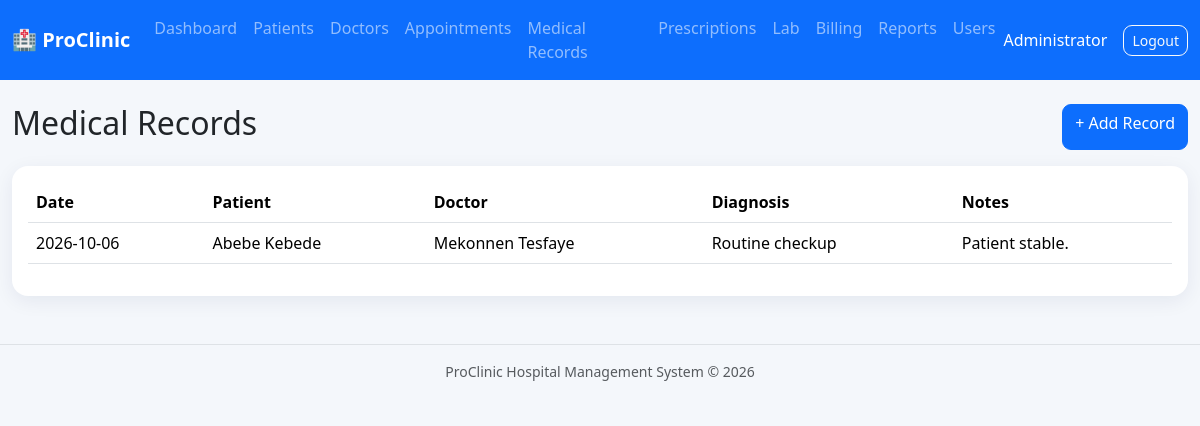
The app's page /records/index.php (signed in) with its own data.
### tables this page shows
CREATE TABLE medical_records(id INT AUTO_INCREMENT PRIMARY KEY,patient_id INT,doctor_id INT,visit_date DATE,diagnosis VARCHAR(255),notes TEXT,vitals VARCHAR(255),created_at TIMESTAMP DEFAULT CURRENT_TIMESTAMP,FOREIGN KEY(patient_id) REFERENCES patients(id),FOREIGN KEY(doctor_id) REFERENCES doctors(id));

CREATE TABLE patients(id INT AUTO_INCREMENT PRIMARY KEY,patient_code VARCHAR(30) UNIQUE,name VARCHAR(120) NOT NULL,gender VARCHAR(20),dob DATE,age INT,phone VARCHAR(40),email VARCHAR(150),blood_group VARCHAR(10),address VARCHAR(255),emergency_contact VARCHAR(100),created_at TIMESTAMP DEFAULT CURRENT_TIMESTAMP);

CREATE TABLE doctors(id INT AUTO_INCREMENT PRIMARY KEY,name VARCHAR(120),specialization VARCHAR(120),phone VARCHAR(40),email VARCHAR(150),license_no VARCHAR(80),status VARCHAR(20) DEFAULT 'active',created_at TIMESTAMP DEFAULT CURRENT_TIMESTAMP);

### includes/auth.php (called while the page is built, shortened)
<?php
function e($v) {
    return htmlspecialchars((string)$v, ENT_QUOTES, 'UTF-8');
}

### records/index.php (the view)
<?php $page_title='Medical Records';require_once __DIR__.'/../includes/header.php';$rows=$pdo->query("SELECT r.*,p.name patient,d.name doctor FROM medical_records r JOIN patients p ON p.id=r.patient_id JOIN doctors d ON d.id=r.doctor_id ORDER BY r.id DESC")->fetchAll();?><div class="d-flex justify-content-between mb-3"><h2>Medical Records</h2><a href="add.php" class="btn btn-primary">+ Add Record</a></div><div class="card p-3"><table class="table"><thead><tr><th>Date</th><th>Patient</th><th>Doctor</th><th>Diagnosis</th><th>Notes</th></tr></thead><tbody><?php foreach($rows as $r):?><tr><td><?=$r['visit_date']?></td><td><?=e($r['patient'])?></td><td><?=e($r['doctor'])?></td><td><?=e($r['diagnosis'])?></td><td><?=e($r['notes'])?></td></tr><?php endforeach;?></tbody></table></div><?php require_once __DIR__.'/../includes/footer.php';?>

### assets/css/style.css (style rules this page uses)
body { background:#f4f7fb }
.card { border:0;border-radius:16px;box-shadow:0 5px 20px rgba(0,30,80,.07) }
.btn { border-radius:9px }
.table { vertical-align:middle }

### records on screen
medical_records: visit_date "2026-10-06", patient.name "Abebe Kebede", doctor.name "Mekonnen Tesfaye", diagnosis "Routine checkup", notes "Patient stable."

### other values on screen
$_SESSION['user']['name'] "Administrator"
